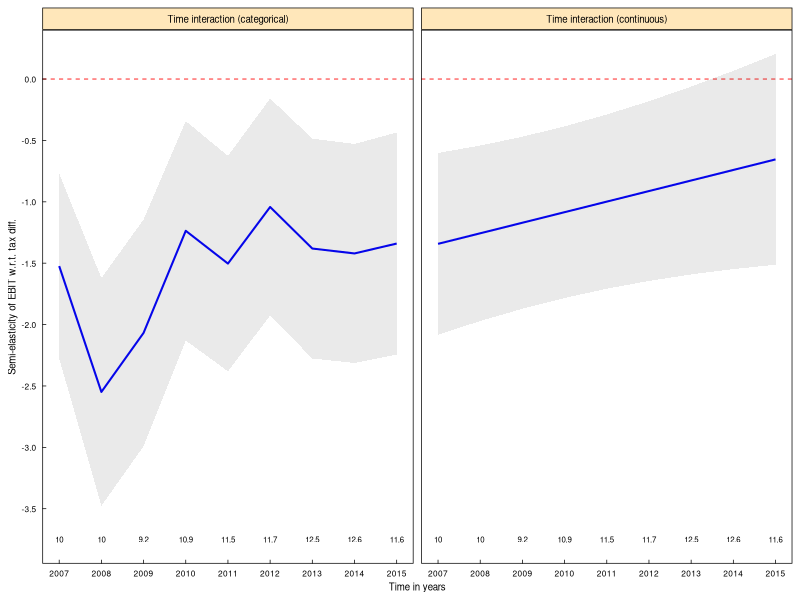

The R source for this figure:
library(ggplot2)
library(scales)
library(grid)
library(gridExtra)
setwd("~/Desktop/Figures/Semi-elasticities")

#ME YEAR INTERACTION (cont.)
############################
#This plot is drawn using data from Regressions (1) and (2) in Table 13 The marginal effects (estimates) and
#standard errors (SE) are calculated using Stata's margin command, or using the corresponding formulas for
#marginal effects and SE's.
TAX_7.7 <- data.frame(
  Year=c(seq(2007, 2015, 1)),
  Case=c("Time interaction (continuous)"))
TAX_7.7

TAX_7.7$Estimate <- with(TAX_7.7,  -173.9128+.0859843*Year) #create estimate
TAX_7.7$SE <- with(TAX_7.7,  sqrt(12926.62+Year*Year*.00320068+2*Year*-6.4322156)) #create standard error
TAX_7.7$Lower <- with(TAX_7.7, Estimate -  1.645 * SE) #create lower bound (90% CI)
TAX_7.7$Upper <- with(TAX_7.7, Estimate +  1.645 * SE) #create lower bound (90% CI)
head(TAX_7.7)
TAX_7.7 # This is the same as the Stata margin output (with rounding difference due to the huge variance of TaxDiff)

#ME YEAR INTERACTION (dummy)
############################
#This plot is drawn using data from Regression (2) in Table 13 The marginal effects (estimates) and
#standard errors (SE) are calculated using Stata's margin command.
TAX_7.7_2 <- data.frame(
  Year=c(seq(2007, 2015, 1)),
  Estimate=c(-1.523534,-2.548719,-2.067693,-1.236179,-1.503128,
             -1.042188,-1.38062,-1.420603,-1.33989),
  SE=c(.4574853,.5639102,.5613999,.543275,.5333607,
       .5372323,.5444893,.5421048,.5496388),
  Case=c("Time interaction (categorical)"))
TAX_7.7_2

TAX_7.7_2$Lower <- with(TAX_7.7_2, Estimate -  1.645 * SE) #create lower bound (90% CI)
TAX_7.7_2$Upper <- with(TAX_7.7_2, Estimate +  1.645 * SE) #create lower bound (90% CI)
head(TAX_7.7_2)
TAX_7.7_2 # This is the same as the Stata margin output (with rounding difference due to the huge variance of TaxDiff)

COMBO<-rbind(TAX_7.7, TAX_7.7_2)
COMBO

pdf("fig11.pdf", width=5, height=2.25,colormodel="cmyk")
ggplot(COMBO,aes(x = Year, y = Estimate)) +
  geom_line(size=0.7,col="blue") +
  geom_hline(yintercept = 0, lty="dashed", color="red", size=0.3) +
  #geom_line(mapping = aes(y = Lower), lty = "dashed", size=0.3) +
  #geom_line(mapping = aes(y = Upper), lty = "dashed", size=0.3) +
  geom_ribbon(aes(ymin=Lower, ymax=Upper), alpha=0.1) + 
  xlab("Time in years") +
  ylab("Semi-elasticity of EBIT w.r.t. tax diff.") +
  theme_bw() +
  theme(axis.text=element_text(size=6,color="black"),
        axis.title=element_text(size=7),
        axis.ticks.length=unit(-0.1, "cm"),
        axis.ticks = element_line(colour = "black", size = 0.25),
        axis.text.x = element_text(margin=unit(c(0.15,0,0,0), "cm")),
        axis.text.y = element_text(margin=unit(c(0,0.15,0,0), "cm")),
        panel.grid.minor = element_blank(),
        panel.grid.major = element_blank(),
        panel.border = element_rect(colour = "black", fill=NA, size=0.5),
        strip.background = element_rect(colour = "black", fill = "wheat1")) +
  scale_x_continuous(breaks = round(seq(min(2007), max(2015), by = 1),2)) +
  scale_y_continuous(breaks = round(seq(min(-14), max(16), by = 0.5),2)) +
  facet_grid(. ~ Case) +
  annotate("text", label = "10", x = 2007, y = -3.75, color = "black", size=2) +
  annotate("text", label = "10", x = 2008, y = -3.75, color = "black", size=2) +
  annotate("text", label = "9.2", x = 2009, y = -3.75, color = "black", size=2) +
  annotate("text", label = "10.9", x = 2010, y = -3.75, color = "black", size=2) +
  annotate("text", label = "11.5", x = 2011, y = -3.75, color = "black", size=2) +
  annotate("text", label = "11.7", x = 2012, y = -3.75, color = "black", size=2) +
  annotate("text", label = "12.5", x = 2013, y = -3.75, color = "black", size=2) +
  annotate("text", label = "12.6", x = 2014, y = -3.75, color = "black", size=2) +
  annotate("text", label = "11.6", x = 2015, y = -3.75, color = "black", size=2) +
  theme(strip.text.x = element_text(size = 7,color="black"))
dev.off()